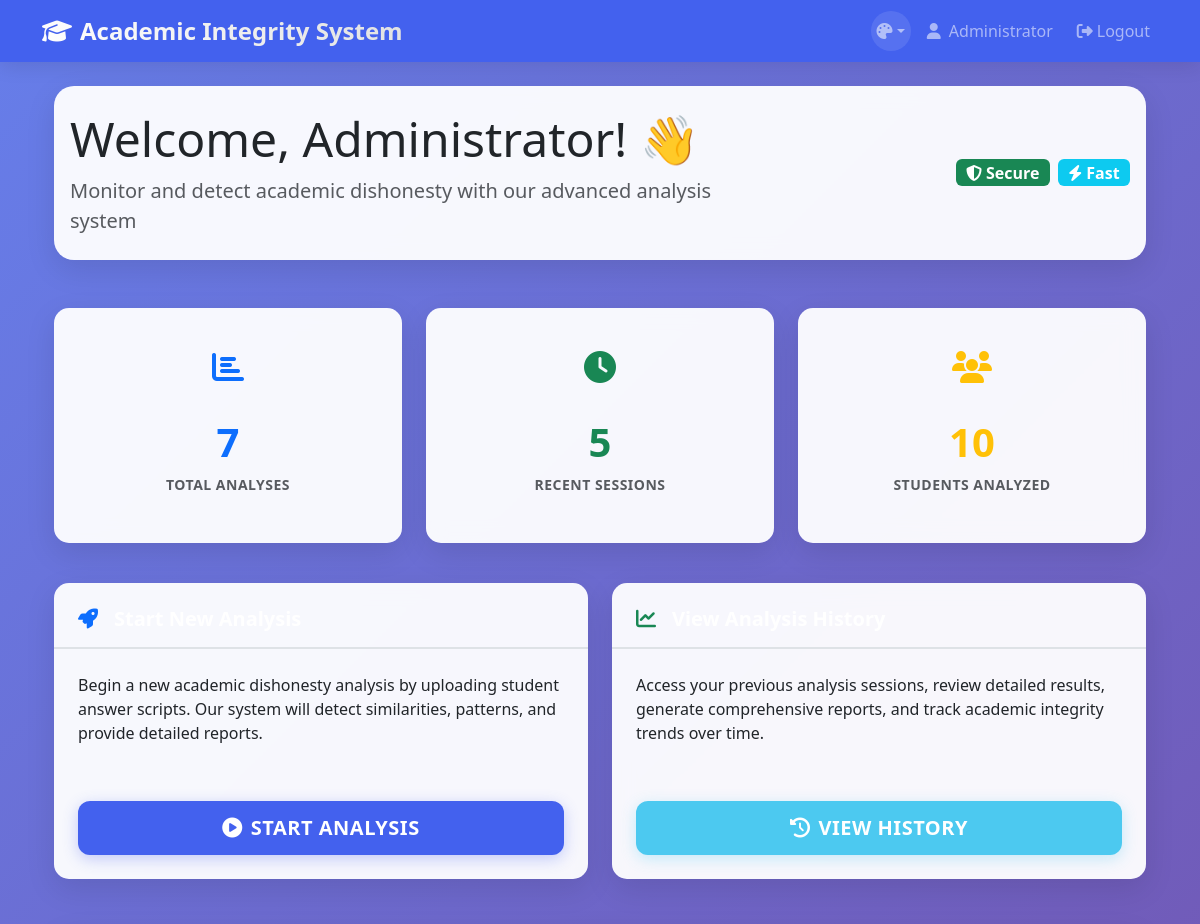
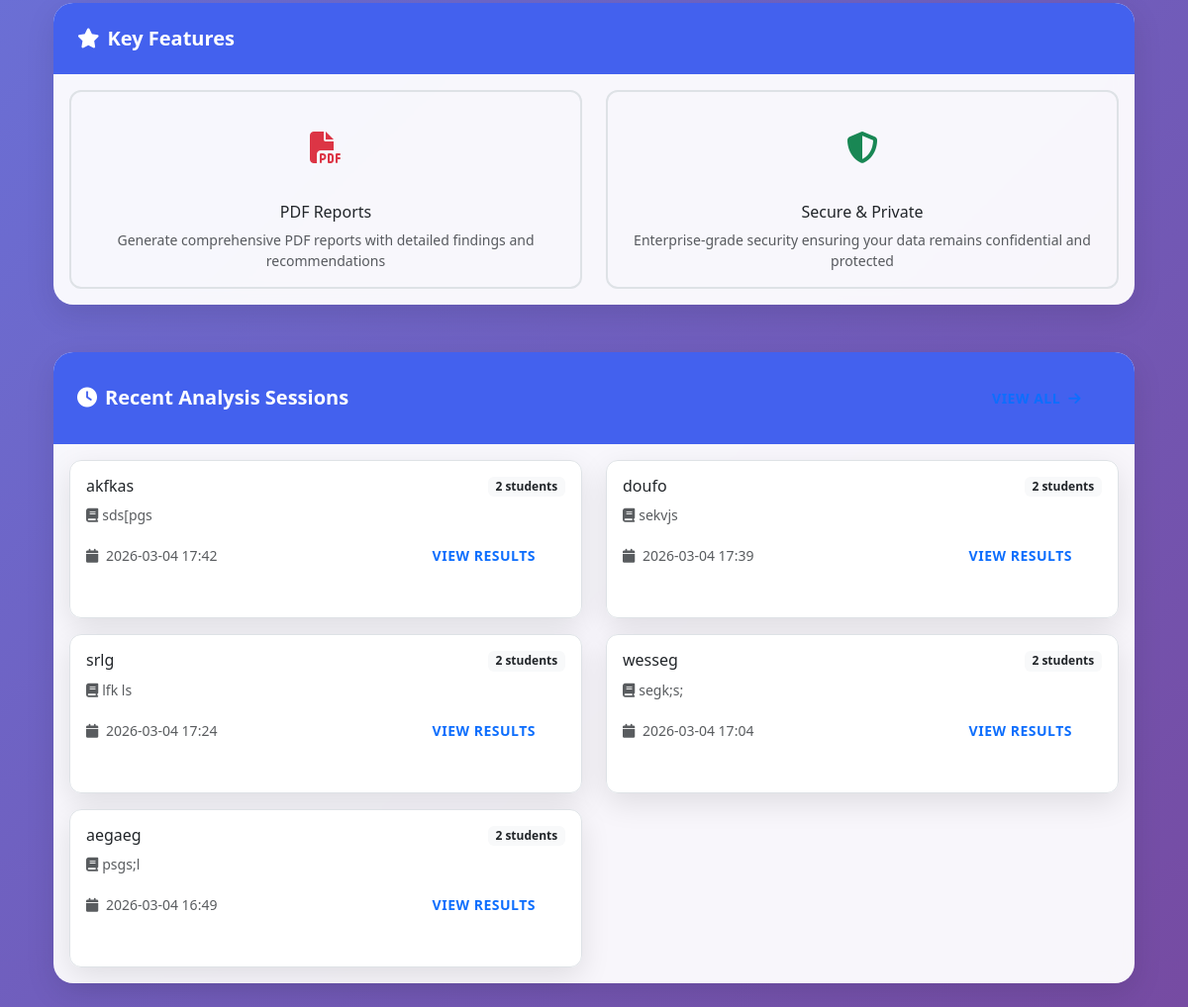
Page /dashboard (signed in) on the earlier database version (2 pictures, top to bottom).
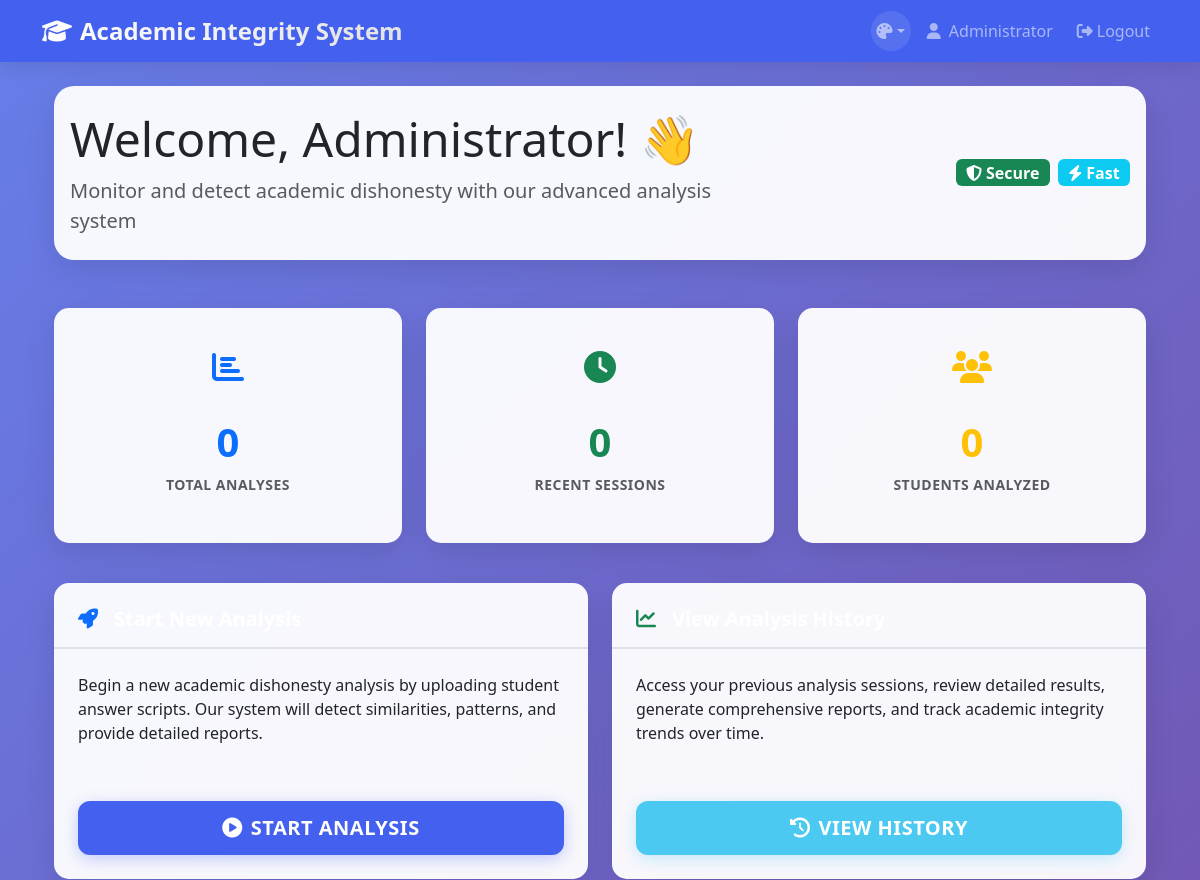
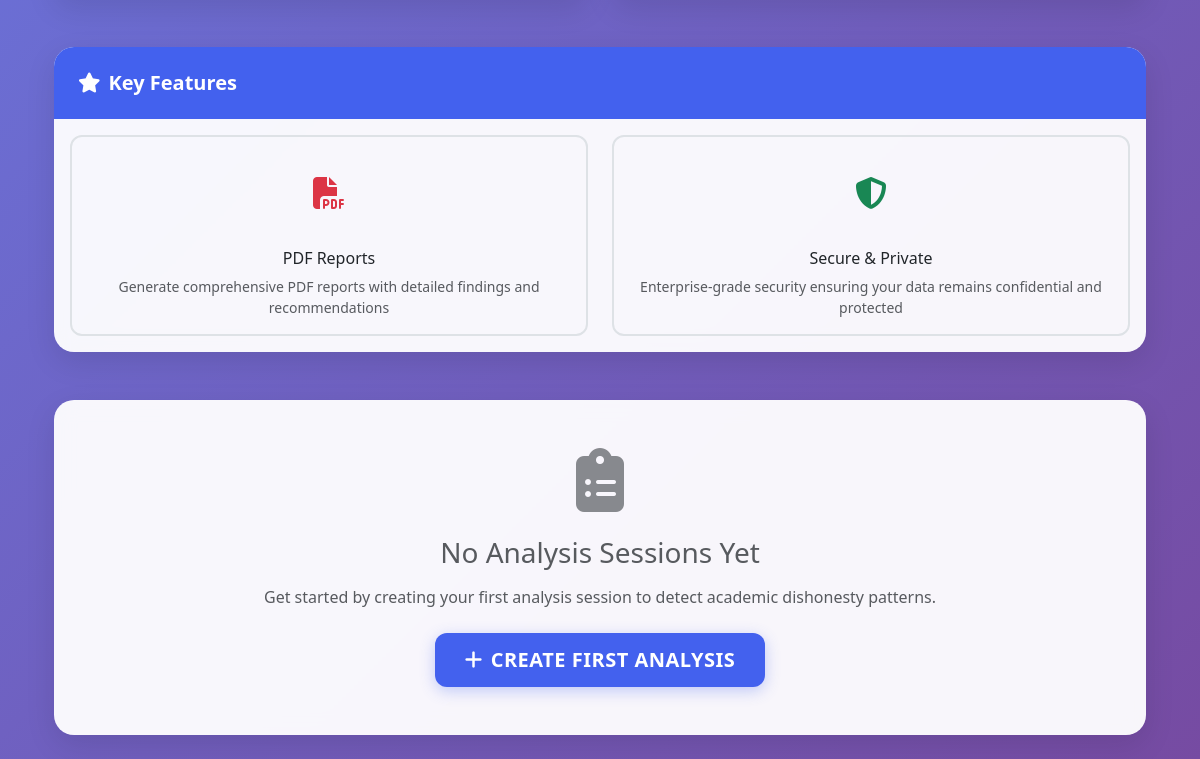
Same page on the later database version (2 pictures, top to bottom).
### models.py (models this page shows)
class AnalysisSession(db.Model):
    id = db.Column(db.Integer, primary_key=True)
    user_id = db.Column(db.Integer, db.ForeignKey('user.id'), nullable=False)
    session_name = db.Column(db.String(200), nullable=False)
    subject_name = db.Column(db.String(100), nullable=False)
    created_at = db.Column(db.DateTime, default=datetime.utcnow)
    user = db.relationship('User', backref=db.backref('sessions', lazy=True))
    students = db.relationship('Student', backref='session', lazy=True, cascade='all, delete-orphan')
    results = db.relationship('AnalysisResult', backref='session', lazy=True, cascade='all, delete-orphan')

### app.py (the view)
@app.route('/dashboard')
@login_required
def dashboard():
    recent_sessions = AnalysisSession.query.filter_by(user_id=current_user.id)\
        .order_by(AnalysisSession.created_at.desc()).limit(5).all()
    total_sessions = AnalysisSession.query.filter_by(user_id=current_user.id).count()
    return render_template('dashboard.html',
                         faculty_name=current_user.faculty_name,
                         recent_sessions=recent_sessions,
                         total_sessions=total_sessions)

### app.py (called while the page is built)
@login_manager.user_loader
def load_user(user_id):
    return User.query.get(int(user_id))

### Templates/dashboard.html (shortened to what the changed rows need)
{% extends "base.html" %}
{% block content %}
<div class="container-fluid">
    <div class="row mb-4">
        <div class="col-12">
            <div class="card fade-in">
                <div class="card-body text-center py-4">
                    <div class="row align-items-center">
                        <div class="col-md-8 text-md-start">
                            <h1 class="display-5 mb-2">Welcome, {{ faculty_name }}! 👋</h1>
                        </div>
                    </div>
                </div>
            </div>
        </div>
    </div>
    <div class="row mb-4 slide-up">
        <div class="col-xl-4 col-md-6 mb-3">
            <div class="card stats-card h-100">
                <div class="card-body text-center p-4">
                    <div class="stats-icon mb-3">
                        <i class="fas fa-chart-bar fa-2x text-primary"></i>
                    </div>
                    <div class="stats-number display-6 fw-bold text-primary mb-2">{{ total_sessions }}</div>
                    <div class="stats-label text-muted text-uppercase small fw-bold">Total Analyses</div>
                </div>
            </div>
        </div>
        <div class="col-xl-4 col-md-6 mb-3">
            <div class="card stats-card h-100">
                <div class="card-body text-center p-4">
                    <div class="stats-icon mb-3">
                        <i class="fas fa-clock fa-2x text-success"></i>
                    </div>
                    <div class="stats-number display-6 fw-bold text-success mb-2">{{ recent_sessions|length }}</div>
                    <div class="stats-label text-muted text-uppercase small fw-bold">Recent Sessions</div>
                </div>
            </div>
        </div>
        <div class="col-xl-4 col-md-12 mb-3">
            <div class="card stats-card h-100">
                <div class="card-body text-center p-4">
                    <div class="stats-icon mb-3">
                        <i class="fas fa-users fa-2x text-warning"></i>
                    </div>
                    <div class="stats-number display-6 fw-bold text-warning mb-2">
                        {% if recent_sessions %}
                            {{ recent_sessions|map(attribute='students')|map('length')|sum }}
                        {% else %}
                            0
                        {% endif %}
                    </div>
                    <div class="stats-label text-muted text-uppercase small fw-bold">Students Analyzed</div>
                </div>
            </div>
        </div>
    </div>
    {% if recent_sessions %}
    <div class="row">
        <div class="col-12">
            <div class="card">
                <div class="card-header d-flex justify-content-between align-items-center">
                    <h5 class="mb-0"><i class="fas fa-clock me-2"></i>Recent Analysis Sessions</h5>
                    <a href="{{ url_for('history') }}" class="btn btn-sm btn-outline-primary">
                        View All <i class="fas fa-arrow-right ms-1"></i>
                    </a>
                </div>
                <div class="card-body">
                    <div class="row g-3">
                        {% for session in recent_sessions %}
                        <div class="col-lg-6 col-md-6">
                            <div class="session-card card h-100">
                                <div class="card-body">
                                    <div class="d-flex justify-content-between align-items-start mb-2">
                                        <h6 class="card-title mb-0 text-truncate">{{ session.session_name }}</h6>
                                        <span class="badge bg-light text-dark small">
                                            {{ session.students|length }} students
                                        </span>
                                    </div>
                                    <p class="card-text text-muted small mb-2">
                                        <i class="fas fa-book me-1"></i>{{ session.subject_name }}
                                    </p>
                                    <div class="d-flex justify-content-between align-items-center">
                                        <small class="text-muted">
                                            <i class="fas fa-calendar me-1"></i>
                                            {{ session.created_at.strftime('%Y-%m-%d %H:%M') }}
                                        </small>
                                        <a href="{{ url_for('results', session_id=session.id) }}"
                                           class="btn btn-sm btn-outline-primary">
                                            View Results
                                        </a>
                                    </div>
                                </div>
                            </div>
                        </div>
                        {% endfor %}
                    </div>
                </div>
            </div>
        </div>
    </div>
    {% else %}
    <div class="row">
        <div class="col-12">
            <div class="card">
                <div class="card-body text-center py-5">
                    <div class="empty-state-icon mb-4">
                        <i class="fas fa-clipboard-list fa-4x text-muted"></i>
                    </div>
                    <h3 class="text-muted mb-3">No Analysis Sessions Yet</h3>
                    <p class="text-muted mb-4">Get started by creating your first analysis session to detect academic dishonesty patterns.</p>
                    <a href="{{ url_for('malpractice_check') }}" class="btn btn-primary btn-lg">
                        <i class="fas fa-plus me-2"></i>Create First Analysis
                    </a>
                </div>
            </div>
        </div>
    </div>
    {% endif %}
</div>
{% endblock %}

Differences in the rows shown:
removed AnalysisSession: session_name "akfkas", students|length "2", subject_name "sds[pgs", created_at "2026-03-04 17:42"
removed AnalysisSession: session_name "doufo", students|length "2", subject_name "sekvjs", created_at "2026-03-04 17:39"
removed AnalysisSession: session_name "srlg", students|length "2", subject_name "lfk ls", created_at "2026-03-04 17:24"
removed AnalysisSession: session_name "wesseg", students|length "2", subject_name "segk;s;", created_at "2026-03-04 17:04"
removed AnalysisSession: session_name "aegaeg", students|length "2", subject_name "psgs;l", created_at "2026-03-04 16:49"
Other differences:
{{ total_sessions }}: "7" → "0"
{{ recent_sessions|length }}: "5" → "0"
{{ recent_sessions|map(attribute='students')|map('length')|sum }}: "10" → (not shown)
text no longer shown: "Recent Analysis Sessions"
text now shown: "0 No Analysis Sessions Yet Get started by creating your first analysis session to detect academic dishonesty patterns. CREATE FIRST ANALYSIS"
